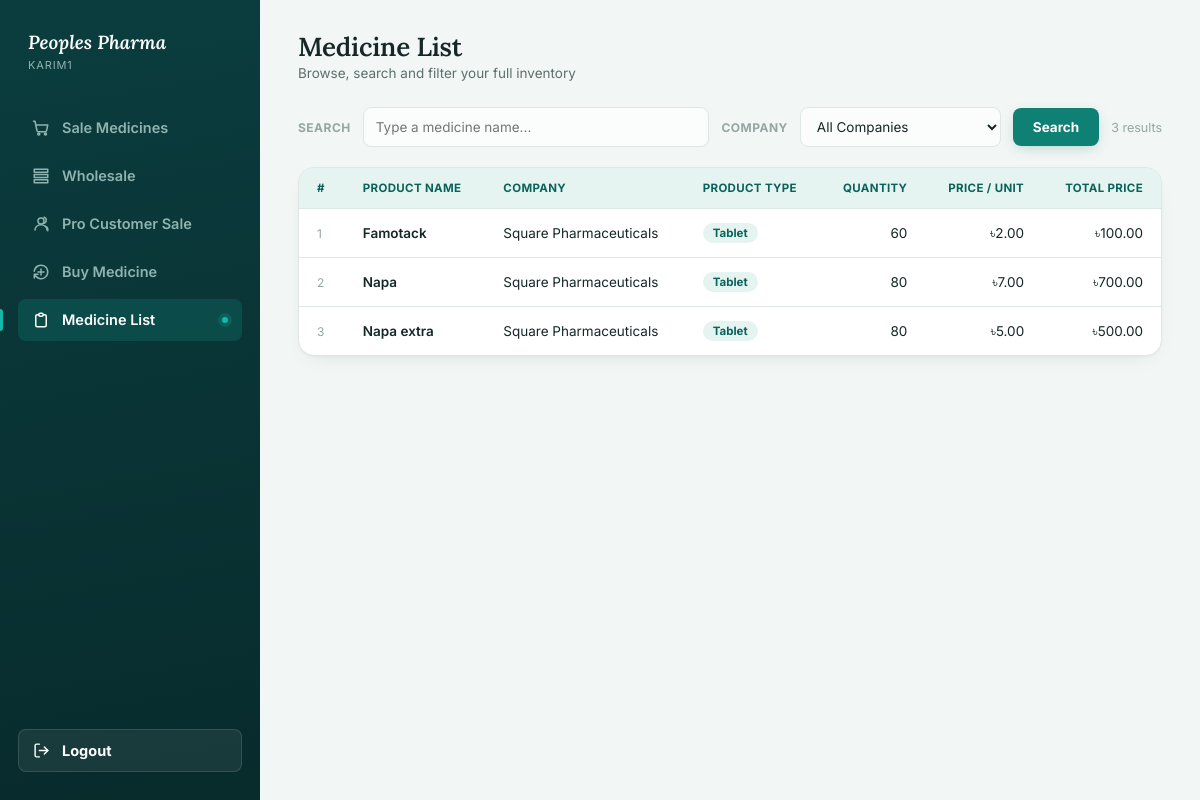
The page /medicine-list/ (signed in) on the database as committed earlier.
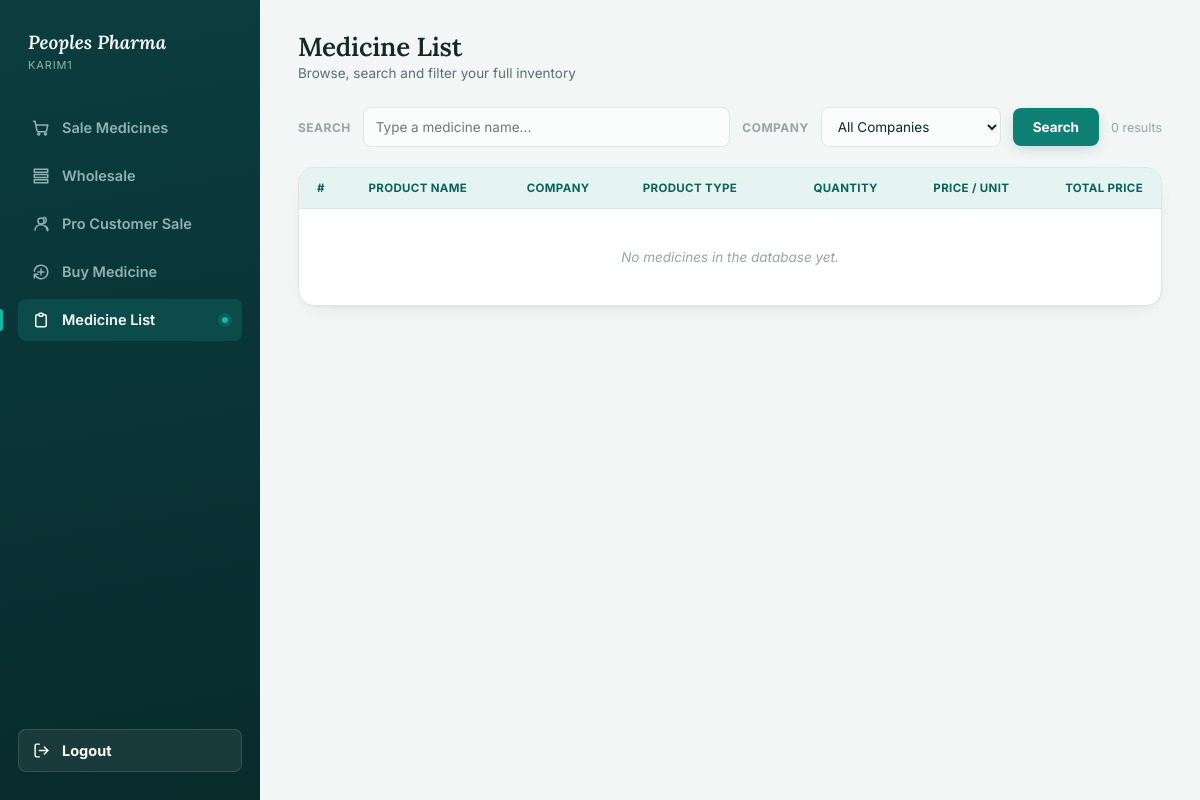
The same page on the database as committed later.
### pharmacy/models.py (models this page shows, shortened)
class Medicine(models.Model):
    name = models.CharField(max_length=150)
    company = models.CharField(max_length=150)
    product_type = models.CharField(max_length=50)
    quantity = models.PositiveBigIntegerField()
    price_per_unit = models.DecimalField(max_digits=10,decimal_places=2)
    total_price = models.DecimalField(max_digits=10,decimal_places=2)
    total_dis_price = models.DecimalField(max_digits=10,decimal_places=2,default=0.00)

### pharmacy/views.py (the view)
# urls.py: path('medicine-list/',views.medicine_list,name='medicine_list'),
@login_required
def medicine_list(request):
    search = request.GET.get('search','').strip()
    company = request.GET.get('company','').strip()
    medicines = Medicine.objects.all()
    if search:
        medicines = medicines.filter(name__icontains=search)
    if company:
        medicines = medicines.filter(company__iexact=company)
    companies = Medicine.objects.values_list(
        'company', flat=True
    ).distinct().order_by('company')
    return render(request, 'pharmacy/medicine-list.html', {
        'medicines': medicines,
        'companies': companies,
        'search': search,
        'selected_company': company,
    })

### pharmacy/templates/pharmacy/medicine-list.html (shortened to what the changed rows need)
{% load static %}
<!DOCTYPE html>
<html lang="en">
<head>
  <link rel="stylesheet" href="{% static 'Style/medicine_list.css' %}">
</head>
<body>
<div class="app">
  <aside class="sidebar">
    <div class="brand">
      <div class="brand__text">
        <h1>Peoples Pharma</h1>
      </div>
    </div>
  </aside>
  <main class="main">
    <div class="topbar">
      <div>
        <h2>Medicine List</h2>
      </div>
    </div>
    <form method="get" action="{% url 'pharmacy:medicine_list' %}">
      <div class="filter-bar">
        <label>Search</label>
        <div class="search-wrapper">
          <input
            type="text"
            id="searchInput"
            name="search"
            placeholder="Type a medicine name..."
            value="{{ search }}"
            autocomplete="off"
          >
        </div>
        <label>Company</label>
        <select name="company" id="companyFilter" onchange="this.form.submit()">
          <option value="">All Companies</option>
        </select>
        <button type="submit" class="btn-add">Search</button>
        <span class="result-count">
          {{ medicines|length }} result{{ medicines|length|pluralize }}
        </span>
      </div>
    </form>
    <section class="table-card">
      <table>
        <thead>
          <tr>
            <th>#</th>
            <th>Product Name</th>
            <th>Company</th>
            <th>Product Type</th>
            <th class="num">Quantity</th>
            <th class="num">Price / Unit</th>
            <th class="num">Total Price</th>
          </tr>
        </thead>
        <tbody>
          {% for medicine in medicines %}
          <tr>
            <td style="color:var(--ink-faint); font-size:12px;">
              {{ forloop.counter }}
            </td>
            <td style="font-weight:600;">{{ medicine.name }}</td>
            <td>{{ medicine.company }}</td>
            <td><span class="pill">{{ medicine.product_type }}</span></td>
            <td class="num">
              {{ medicine.quantity }}
            </td>
            <td class="num">৳{{ medicine.price_per_unit }}</td>
            <td class="num">
              ৳{{ medicine.total_price }}
            </td>
          </tr>
          {% empty %}
          <tr>
            <td colspan="7"
              style="text-align:center; color:var(--ink-faint);
                     padding:40px; font-style:italic;">
              {% if search or selected_company %}
                No medicines found matching your filters.
              {% else %}
                No medicines in the database yet.
              {% endif %}
            </td>
          </tr>
          {% endfor %}
        </tbody>
      </table>
    </section>
  </main>
</div>
</body>
</html>

Rows that differ between the two databases and show on the page:
removed Medicine: name "Famotack", company "Square Pharmaceuticals", product_type "Tablet", quantity "60", price_per_unit "2.00", total_price "100.00"
removed Medicine: name "Napa", company "Square Pharmaceuticals", product_type "Tablet", quantity "80", price_per_unit "7.00", total_price "700.00"
removed Medicine: name "Napa extra", company "Square Pharmaceuticals", product_type "Tablet", quantity "80", price_per_unit "5.00", total_price "500.00"
Other text that changed with them:
{{ medicines|length }}: "3" → "0"
text now shown: "No medicines in the database yet."
